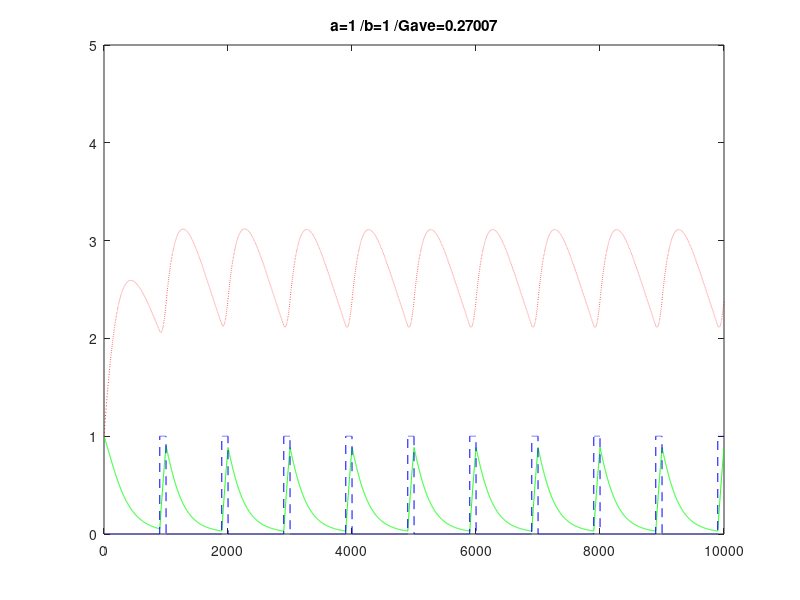

Write MATLAB code to recreate this figure.
dt=0.01;Tmax=10000;dint=1000;
d=zeros(1,Tmax);d(dint-100:dint)=1;
d=repmat(d(1,1:dint),1,fix(Tmax/dint));
G=zeros(1,Tmax);G(1)=1;%ブドウ糖濃度
I=zeros(1,Tmax);I(1)=1;%インスリン濃度
a=1;b=1;k1=0.1;k2=0.1;
for T=1:Tmax-1
    G(T+1)=G(T)+dt*( -k1*G(T)*(1+a*I(T))      +   d(T)  );
    I(T+1)=I(T)+dt*(   b*G(T)  - k2*I(T));
end
Gave=sum(G(1,Tmax/2+1:Tmax))*2/Tmax;
X=1:Tmax;
plot(X,G,'g',X,I,'r:',X,d,'b--');ylim([0 5]);
title(strcat('a=',num2str(a),' /b=',num2str(b),' /Gave=',num2str(Gave)));
